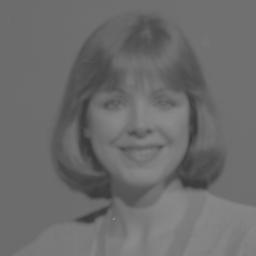
#> input picture Practica 2/contr2.jpg, 256 x 256 px
$ python ejercicio2.py
#> lines starting #> are read from the running program, lines starting #| are printed output that depends on the picture; after the words box and inside, x2 and y2 are one past the last pixel; in counts of white or black regions, pixels touching at a corner belong together
import sys
import cv2 as cv
import numpy as np
from matplotlib import pyplot as plt

# loading image
img = cv.imread('contr2.jpg', cv.IMREAD_GRAYSCALE)
#> img is the input picture: shape (256, 256); min 56, max 139, mean 107.8
cv.imshow('Original Imagen', img)

if img.size == 0:
    sys.exit("Error: the image has not been correctly loaded.")

# Dimensions
heigth = img.shape[0]
#> heigth = 256
width = img.shape[1]
#> width = 256

# Creating matrix
Contrast = np.zeros((heigth, width, 1),np.uint8)

for x in range(0, heigth, 1):
    for y in range(0, width, 1):
    	Contrast[x][y] = img[x][y]

# Adding outliers
for x in range(0, 10, 1):
    for y in range(0, 10, 1):
    	Contrast[x][y] = 0
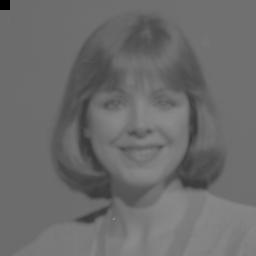
#> Contrast: shape (256, 256, 1); 0.15% of pixels changed, all inside (x1, y1, x2, y2) = (0, 0, 10, 10)

cv.imshow('Contrast',Contrast)

# Generating histogram
hist = cv.calcHist([Contrast], [0], None, [256], [0, 256])
#> hist = 256 values, max 10964 at index 108, min 0 at index 1, mean 256
plt.title("Histograma  of Outlier")
plt.plot(hist, color='gray' )
plt.xlabel('lighting intensity')
plt.ylabel('number of pixels')
plt.savefig('histogram2_2.png')
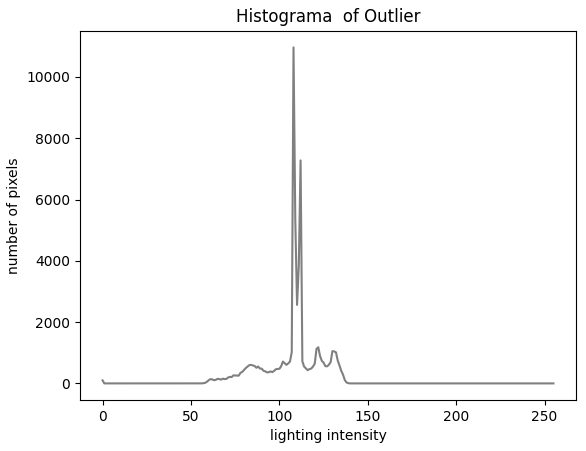
#> figure drawn by matplotlib, 1 panel; curve peaks at x = 108, y = 10964
plt.show()

filename = 'resultado2.png'

# Saving the image
cv.imwrite(filename, Contrast)

print ("Presione una tecla para cerrar")
cv.waitKey(0)
cv.destroyAllWindows()
cv.waitKey(1)
exit()
#> (the program exits here)
